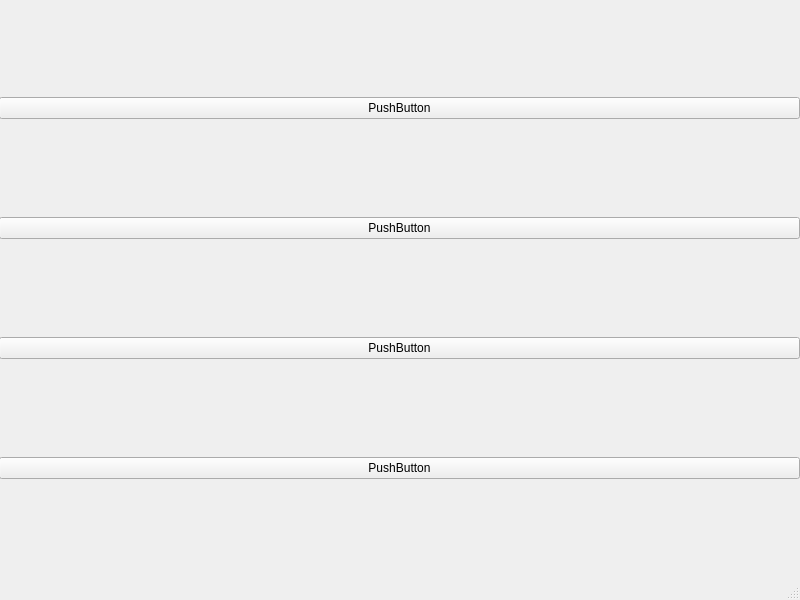
<?xml version="1.0" encoding="UTF-8"?>
<ui version="4.0">
 <class>MainWindow</class>
 <widget class="QMainWindow" name="MainWindow">
  <property name="geometry">
   <rect>
    <x>0</x>
    <y>0</y>
    <width>800</width>
    <height>600</height>
   </rect>
  </property>
  <property name="windowTitle">
   <string>MainWindow</string>
  </property>
  <widget class="QWidget" name="centralwidget">
   <widget class="QWidget" name="verticalLayoutWidget">
    <property name="geometry">
     <rect>
      <x>-1</x>
      <y>-1</y>
      <width>801</width>
      <height>581</height>
     </rect>
    </property>
    <layout class="QVBoxLayout" name="verticalLayout">
     <property name="spacing">
      <number>0</number>
     </property>
     <item>
      <widget class="QPushButton" name="pushButton">
       <property name="text">
        <string>PushButton</string>
       </property>
      </widget>
     </item>
     <item>
      <widget class="QPushButton" name="pushButton_2">
       <property name="text">
        <string>PushButton</string>
       </property>
      </widget>
     </item>
     <item>
      <widget class="QPushButton" name="pushButton_4">
       <property name="text">
        <string>PushButton</string>
       </property>
      </widget>
     </item>
     <item>
      <widget class="QPushButton" name="pushButton_3">
       <property name="text">
        <string>PushButton</string>
       </property>
      </widget>
     </item>
    </layout>
   </widget>
  </widget>
  <widget class="QMenuBar" name="menubar">
   <property name="geometry">
    <rect>
     <x>0</x>
     <y>0</y>
     <width>800</width>
     <height>22</height>
    </rect>
   </property>
  </widget>
  <widget class="QStatusBar" name="statusbar"/>
 </widget>
 <resources/>
 <connections/>
</ui>
